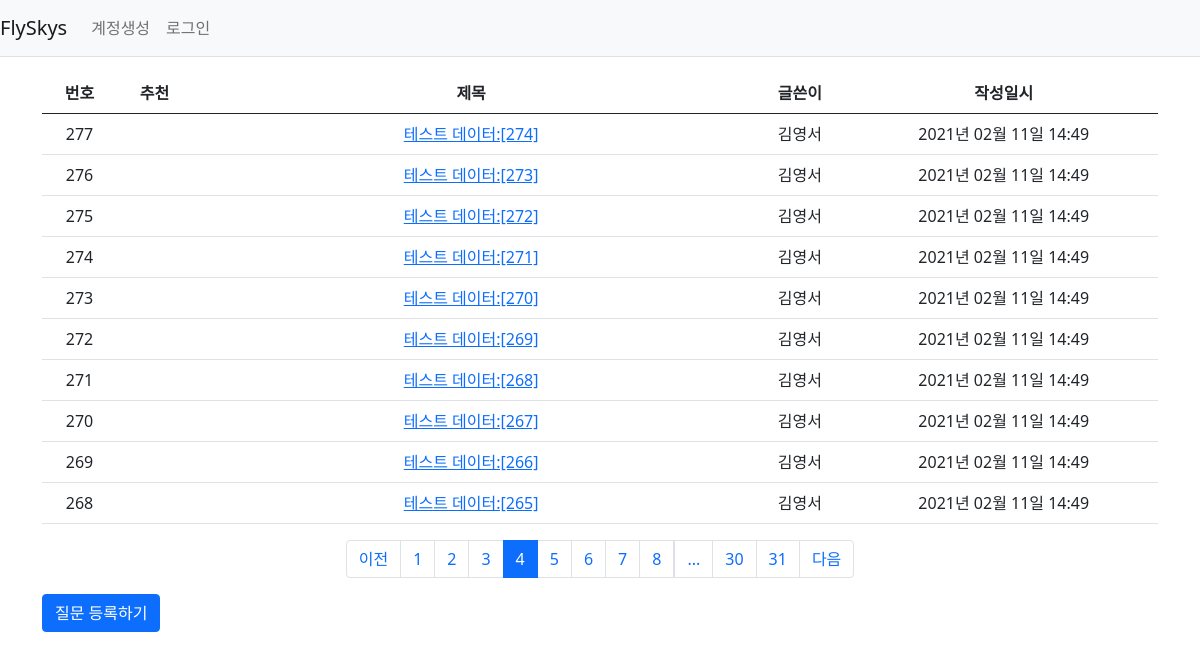
Screenshot of /question/list/?page=4 with the database file from the repository.
### flyskys/models.py (models this page shows)
class Question(db.Model):
    id = db.Column(db.Integer, primary_key=True)
    subject = db.Column(db.String(200), nullable=False)
    content = db.Column(db.Text(), nullable=False)
    create_date = db.Column(db.DateTime(), nullable=False)
    user_id = db.Column(db.Integer, db.ForeignKey(
        'user.id', ondelete='CASCADE'), nullable=False)
    user = db.relationship('User', backref=db.backref('question_set'))
    modify_date = db.Column(db.DateTime(), nullable=True)
    voter = db.relationship('User', secondary=question_voter,
                            backref=db.backref('question_voter_set'))

class User(db.Model):
    id = db.Column(db.Integer, primary_key=True)
    username = db.Column(db.String(150), unique=True, nullable=False)
    password = db.Column(db.String(200), nullable=False)
    email = db.Column(db.String(120), unique=True, nullable=False)

### flyskys/views/question_views.py (the view)
@bp.route("/list/")
def _list():
    page = request.args.get('page', type=int, default=1)
    question_list = Question.query.order_by(Question.create_date.desc())
    question_list = question_list.paginate(page, per_page=10)
    return render_template("question/question_list.html", question_list=question_list)

### flyskys/filter.py (called while the page is built)
def format_datetime(value, fmt='%Y년 %m월 %d일 %H:%M'):
    return value.strftime(fmt)

### flyskys/views/auth_views.py (called while the page is built)
@bp.before_app_request
def load_logged_in_user():
    user_id = session.get('user_id')
    if user_id is None:
        g.user = None
    else:
        g.user = User.query.get(user_id)

### flyskys/templates/question/question_list.html (shortened to what this page needs)
{% extends 'base.html' %} {% block content %}
<div class="container my-3">
  <table class="table">
    <thead>
      <tr class="text-center thead-dark">
        <th>번호</th>
        <th>추천</th>
        <th style="width: 50%">제목</th>
        <th>글쓴이</th>
        <th>작성일시</th>
      </tr>
    </thead>
    <tbody>
      {% if question_list %} {% for question in question_list.items %}
      <tr class="text-center">
        <td>
          {{ question_list.total - ((question_list.page - 1) *
          question_list.per_page) - loop.index0 }}
        </td>
        <td>
        </td>
        <td class="text-left">
          <a href="{{ url_for('question.detail', question_id=question.id) }}"
            >{{ question.subject }}
          </a>
        </td>
        <td>{{ question.user.username }}</td>
        <td>{{ question.create_date | datetime }}</td>
      </tr>
      {% endfor %} {% else %}
      <tr>
        <td colspan="3">질문이 없습니다.</td>
      </tr>
      {% endif %}
    </tbody>
  </table>
  <ul class="pagination justify-content-center">
    {% if question_list.has_prev %}
    <li class="page-item">
      <a class="page-link" href="?page={{ question_list.prev_num }}">이전</a>
    </li>
    {% else %}
    <li class="page-item disabled">
      <a class="page-link" tabindex="-1" aria-disabled="true" href="#">이전</a>
    </li>
    {% endif %}
    {% for page_num in question_list.iter_pages() %} {% if page_num %} {% if
    page_num != question_list.page %}
    <li class="page-item">
      <a class="page-link" href="?page={{ page_num }}">{{ page_num }}</a>
    </li>
    {% else %}
    <li class="page-item active" aria-current="page">
      <a class="page-link" href="#">{{ page_num }}</a>
    </li>
    {% endif %} {% else %}
    <li class="disabled">
      <a class="page-link" href="#">...</a>
    </li>
    {% endif %} {% endfor %}
    {% if question_list.has_next %}
    <li class="page-item">
      <a class="page-link" href="?page={{ question_list.next_num }}">다음</a>
    </li>
    {% else %}
    <li class="page-item disabled">
      <a class="page-link" tabindex="-1" aria-disabled="true" href="#">다음</a>
    </li>
    {% endif %}
  </ul>
  <a href="{{ url_for('question.create') }}" class="btn btn-primary"
    >질문 등록하기</a
  >
</div>
{% endblock %}

### rows the page displays
Question: id "277", subject "테스트 데이터:[274]", user.username "김영서", create_date "2021년 02월 11일 14:49"
Question: id "276", subject "테스트 데이터:[273]", user.username "김영서", create_date "2021년 02월 11일 14:49"
Question: id "275", subject "테스트 데이터:[272]", user.username "김영서", create_date "2021년 02월 11일 14:49"
Question: id "274", subject "테스트 데이터:[271]", user.username "김영서", create_date "2021년 02월 11일 14:49"
Question: id "273", subject "테스트 데이터:[270]", user.username "김영서", create_date "2021년 02월 11일 14:49"
Question: id "272", subject "테스트 데이터:[269]", user.username "김영서", create_date "2021년 02월 11일 14:49"
Question: id "271", subject "테스트 데이터:[268]", user.username "김영서", create_date "2021년 02월 11일 14:49"
Question: id "270", subject "테스트 데이터:[267]", user.username "김영서", create_date "2021년 02월 11일 14:49"
Question: id "269", subject "테스트 데이터:[266]", user.username "김영서", create_date "2021년 02월 11일 14:49"
Question: id "268", subject "테스트 데이터:[265]", user.username "김영서", create_date "2021년 02월 11일 14:49"

### other values shown
{{ page_num }} "1" "2" "3" "5" "6" "7" "8" "30" "31"
{{ page_num }} "4"
